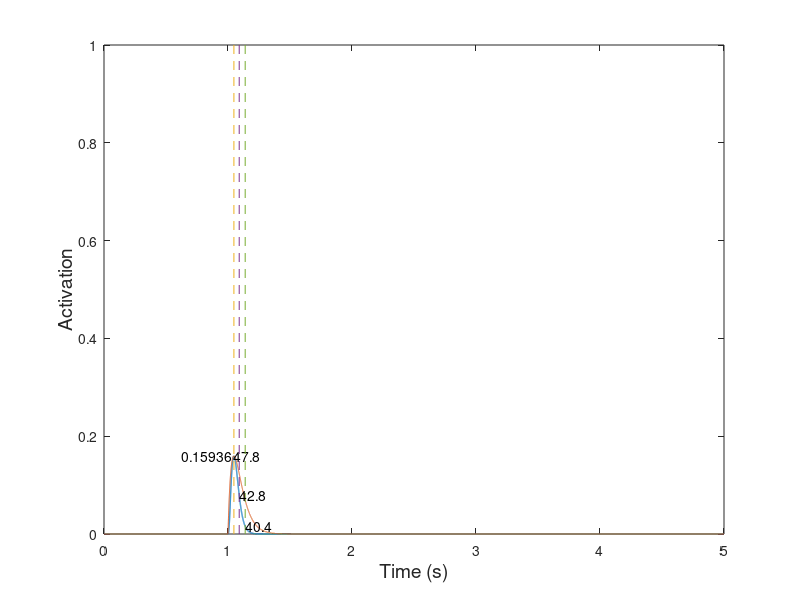

This chart was generated by the following MATLAB code: (Note: this script raises an error after producing the figure.)
%==========================================================================
% spikeDrivenMuscleModel_test.m
% Author: Akira Nagamori
% Last update: 3/27/19
% Descriptions
%   A new model driven by spike trains inspired by Williams et al. 1998
%   Generatetwitch response and test activation-frequency response with a
%   given parameter set
%==========================================================================

close all
clear all
clc

%%
code_folder = '/Users/akiranagamori/Documents/GitHub/Twitch-Based-Muscle-Model';
data_folder = '/Users/akiranagamori/Documents/GitHub/Twitch-Based-Muscle-Model/Model Parameters/Model_1';

%% 
seed_name = 'Seed_ST_5';
%% Simulation parameters
% Simulation parameters
Fs = 5000; %sampling frequency
h = 1/Fs;
time = 0:1/Fs:5; %simulation time

Lce = 1; % muscle length
%% Model parameters
C = 2;
S = 9*C;
k_1 = 50;
k_2 = 48;
k_3 = 30;
k_4 = 28;
tau_1 = 0.02;
tau_2 = 0.02;
N = 1.9;
K = 0.07;
alpha = 5;

%%
for i = 1:2
    if i == 1
        % Generate a pulse to record twitch response
        FR_test = 1;
    elseif i == 2
        % Generate a set of spike trains at multiple frequencies
        FR_test = [2 5 8 10 12 15 18 20 25 30 40 50 60 70 80 100]; %10:10:100];
    end
    %% initialization
    mean_exc = zeros(1,length(FR_test));
    p2p_exc = zeros(1,length(FR_test));
    
    %% Test each stimulus frequency
    for f = 1:length(FR_test)
        %% Generate spike train
        FR = FR_test(f);
        spike = zeros(1,length(time));
        if i == 1
            % Generate a pulse
            spike(1*Fs) = 1;
        else
            % Generate spike train
            temp =spikeTrainGenerator(0:1/Fs:3,Fs,FR);
            spike(1*Fs:4*Fs) = temp;
        end
        
        %%  initialization
        c = 0; % free calcium concentration
        cf = 0; % concentraction of calcium bound to troponin
        A = 0; % muscle activation
        
        R_vec = zeros(1,length(time));
        c_vec = zeros(1,length(time));
        x_int_vec = zeros(1,length(time));
        cf_vec = zeros(1,length(time));
        A_tilda_vec = zeros(1,length(time));
        A_vec = zeros(1,length(time));
        
        spike_temp = zeros(1,length(time));
        R_temp = exp(-time/tau_1);
        R = zeros(1,length(time));
        for t = 1:length(time)
            %% Stage 1
            % Calcium diffusion to sarcoplasm
            if spike(t) == 1
                spike_temp(t) = 1;
                temp = conv(spike_temp,R_temp*(1+2*A^alpha));
                R = R + temp(1:length(time));
            end
            %R = spike(t) + exp(-h/tau_1)*R; %*(1+3*A^alpha);
            
            %%
            c_dot = k_1*(C-c-cf)*R(t) - k_2*c*(S-C+c+cf)-(k_3*c-k_4*cf)*(1-cf);
            cf_dot = (1-cf)*(k_3*c-k_4*cf);
            c = c_dot/Fs + c;
            cf = cf_dot/Fs + cf;
            
            %% Stage 2
            % Cooperativity and saturation
            if cf < 0
                cf_temp = 0;
            else
                cf_temp = cf;
            end
            A_tilda = cf_temp^N/(cf_temp^N+K^N);
            
            %% Stage 3
            % First-order dynamics to muscle activation, A
            %tau_2 = tau_2_0*(1-0.8*A_tilda)^2;
            A_dot = (A_tilda-A)/tau_2;
            A = A_dot/Fs + A;
            
            %% Store variables
            %x_vec(t) = x(t);
            %R_vec(t) = R;
            c_vec(t) = c;
            cf_vec(t) = cf;
            A_tilda_vec(t) = A_tilda;
            A_vec(t) = A;
            
            
        end
        
        mean_exc(f) = mean(A_vec(3.5*Fs:4*Fs));
        p2p_exc(f) = max(A_vec(3.5*Fs:4*Fs))-min(A_vec(3.5*Fs:4*Fs));
        
        if i == 1
            %------------------------------------------------------------------
            % Twitch analysis
            %------------------------------------------------------------------
            % Find the peak amplitude of twitch and its location
            [pks,locs_0_100] = max(A_vec);
            % Display peak amplitude value
            pks
            % Time it takes from zero force to the peak
            t_0_100 = (locs_0_100-1*Fs)*1000/Fs % convert it in the unit of ms
            
            % Find a half peak amplitude
            peak_half = pks/2;
            % Find time from peak to half maximum
            [~,t_100_50] = min(abs(A_vec(locs_0_100:end)-peak_half));
            
            % Find the location of t_100_50
            locs_100_50 = locs_0_100+t_100_50;
            % Time it takes from peak to half maximum
            t_100_50 = t_100_50*1000/Fs
            
            % Find value of 40% of peak amplitude
            peak_40 = pks*0.4;
            % Find value of 10% of peak amplitude
            peak_10 = pks*0.1;
            
            % Find time when force reaches 40% maximum after peak
            [~,t_40] = min(abs(A_vec(locs_0_100:end)-peak_40));
            % Find time when force reaches 10% maximum after peak
            [~,t_10] = min(abs(A_vec(locs_0_100:end)-peak_10));
            
            % Time it takes from 40% peak to 10% peak
            t_40_10 = (t_10-t_40)*1000/Fs
            
            % Locatino of t_40_10
            locs_40_10 = locs_0_100+t_10;
            
            T = t_0_100/1000;
            P =  pks/T;
            twitch_Milner_temp = P.*time.*exp(1-time/T);
            twitch_Milner = conv(spike,twitch_Milner_temp);
        end
        
        figure(i)
        plot(time,A_vec,'LineWidth',1)
        hold on
        if i == 1
            plot(time,twitch_Milner(1:length(time)))
            hold on
            plot([time(locs_0_100) time(locs_0_100)],[0 1],'--')
            text(time(locs_0_100),pks,num2str(t_0_100))
            hold on
            plot([time(locs_100_50) time(locs_100_50)],[0 1],'--')
            plot([time(locs_40_10) time(locs_40_10)],[0 1],'--')
            text(time(locs_100_50),peak_half,num2str(t_100_50))
            text(time(locs_40_10),peak_10,num2str(t_40_10))
            text(time(locs_0_100)-time(locs_0_100)*0.4,pks,num2str(pks))
        end
        
    end
    
    figure(i)
    xlabel('Time (s)','FontSize',14)
    ylabel('Activation','FontSize',14)
    
    if i == 2
        
        twitch2tetanus_ratio = p2p_exc(1)/mean_exc(f)
        fusion = 1-p2p_exc/p2p_exc(1);
        
        FR_new = 0.1:0.1:FR_test(end);
        Af_new = spline(FR_test,mean_exc,FR_new);
        [~,loc] = min(abs(Af_new-0.5));
        FR_half = FR_new(loc);
        f_eff = FR_new/FR_half;
        
        a_f = 0.56;
        n_f0 = 2.1;
        n_f1 = 5;
        n_f = n_f0 +n_f1* (1/Lce-1);
        Af_Song = 1-exp(-(f_eff./(a_f*n_f)).^n_f);
        
        FR_half
        
        %% Calculate error between the desired and generated activation-frequency relationship
        for j = 1:length(find(f_eff<3.5))
            error_temp(j) = abs(Af_Song(j)-Af_new(j));
        end
        error = sum(error_temp)
        
        figure(6)
        plot(FR_test/FR_half,mean_exc,'LineWidth',1)
        xlabel('Frequency (Hz)','FontSize',14)
        ylabel('Activation','FontSize',14)
        hold on
        plot(f_eff,Af_new)
        plot(f_eff,Af_Song,'color','k')
        xlim([0 3])
        legend('New','New Fit','Song')
        
        figure(7)
        plot(FR_test/FR_half,fusion,'LineWidth',1)
        xlabel('Frequency (Hz)','FontSize',14)
        ylabel('Fusion','FontSize',14)
        hold on
        xlim([0 3])
        
        figure(8)
        plot(mean_exc./max(mean_exc),fusion,'LineWidth',1)
        xlabel('Activation','FontSize',14)
        ylabel('Fusion','FontSize',14)
        hold on
        plot(0:0.1:1,0:0.1:1,'--','color','k')
    end
    
end

param = [S,C,k_1,k_2,k_3,k_4,tau_1,tau_2,N,K,alpha];
cd(data_folder)
save(seed_name,'param')
cd(code_folder)

function spikeTrain = spikeTrainGenerator(t,Fs,freq)

spikeTrain = zeros(1,length(t));
ISI = round(1/freq*Fs);
numSpikes = round(length(t)/ISI);
index = [1:numSpikes]*ISI;
index(index>length(t)) = [];
spikeTrain(index) = 1;
spikeTrain(1) = 1;

end
